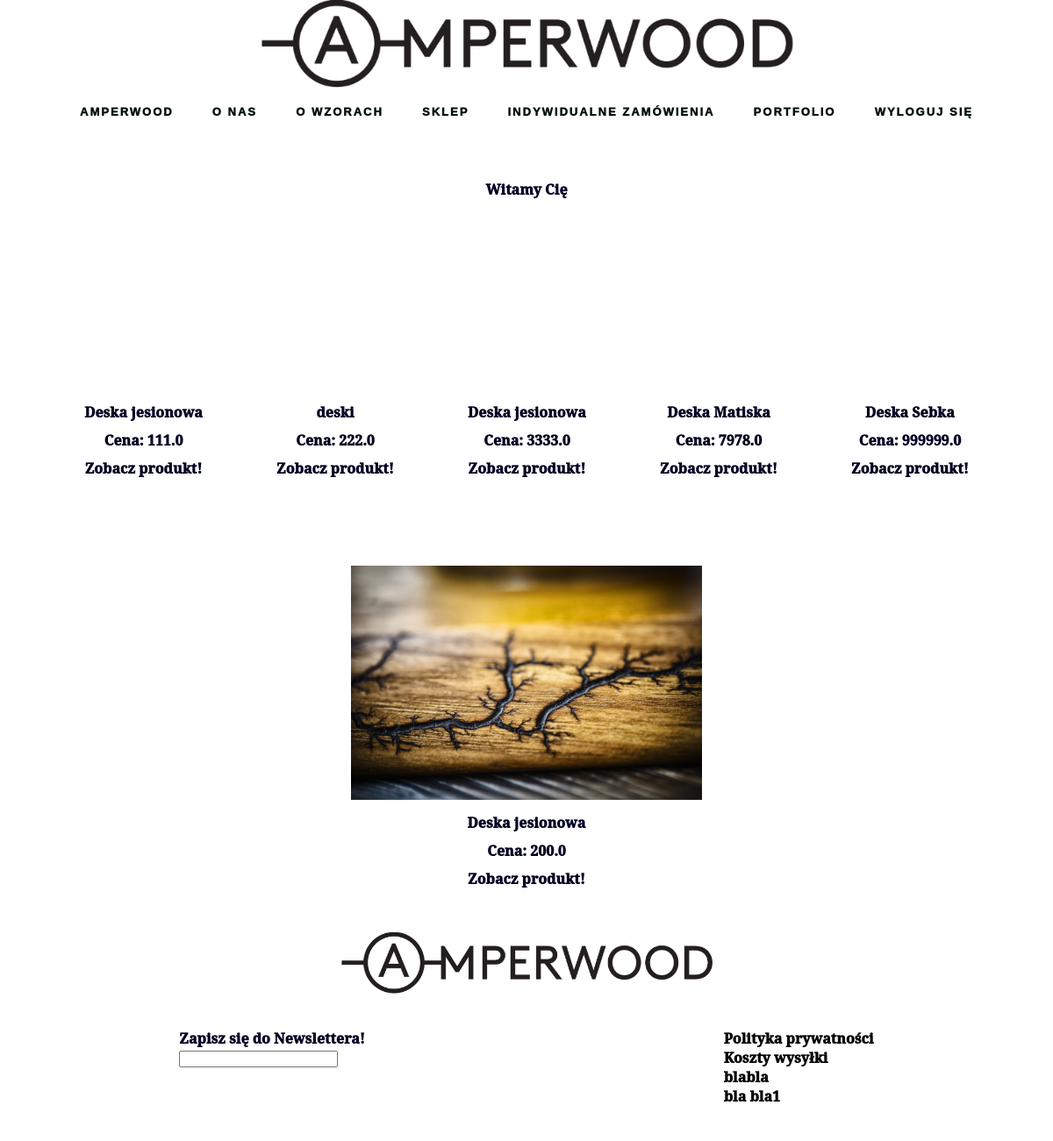
The page /Sklep/ (signed in) on the database its author committed.
### produkty/models.py (models this page shows, shortened)
class Product(models.Model):
    nazwa = models.CharField(max_length=120)
    opis = models.TextField()
    cena = models.FloatField()
    zdjecie = models.ImageField(height_field=None, upload_to='fotki')
    podsumowanie = models.TextField(
        default="Django jest spoko")
    przecena = models.BooleanField(default=False)
    kategoria = models.ForeignKey(
        Kategoria, on_delete=models.CASCADE)
    slug = models.SlugField(unique=True)
    class Meta:
        unique_together = ('nazwa', 'slug')

### produkty/views.py (the view)
# urls.py: path('Sklep/', viewsProdukty.productsInStore, name='Sklep'),
def productsInStore(request):
    obj = Product.objects.all()
    return render(request, 'Sklep.html', {'obj': obj})

### Templates/AW/sklep.html (shortened to what this page needs)
{% load static %}
<!DOCTYPE html>
<html lang="pl">
<head>
    <link rel="stylesheet" type="text/css" href={% static "css/style.css" %}?{% now "U" %}>
</head>
<body>
    <div class="wrapper">
        {% include 'menu.html' %}
        <section class="produktyWSklepie">
            {% for item in obj %}
            <div class="produkt">
                <div class="zdjecie"><img src="{{item.zdjecie.url}}"  alt="" width="500"></div>
                <div class="nazwa">{{item.nazwa}}</div>
                <div class="cena">Cena: {{item.cena}}</div>
                <div class="cart">
                   <a role="button" href="http://127.0.0.1:8000/Sklep/{{item.slug}}/" >
                    Zobacz produkt!</a>
                </div>
            </div>
            {% endfor %}
        </section>
    </div>
    {% include 'footer.html' %}
</body>
</html>

### static/css/style.css (style rules this page uses)
* { margin: 0; padding: 0; box-sizing: border-box; }
html { margin: 0 auto; max-width: 1280px; background-color: #FFF; font-family: "Brown Regular", "serif"; color: #002; font-weight: 1000; }
.produktyWSklepie { display: block; max-width: 1280px; margin: 0 auto; justify-content: space-between; align-content: space-between; vertical-align: middle; text-align: center; }
.produkt { display: inline-block; text-align: center; padding: 40px; }
.zdjecie img { max-width: 80%; }
.produkt div { margin: 10px auto; }
.cart a { text-decoration: none; color: #002; }

### rows shown on the page
Product: nazwa "Deska jesionowa", cena "111.0"
Product: nazwa "deski", cena "222.0"
Product: nazwa "Deska jesionowa", cena "3333.0"
Product: nazwa "Deska Matiska", cena "7978.0"
Product: nazwa "Deska Sebka", cena "999999.0"
Product: zdjecie (picture), nazwa "Deska jesionowa", cena "200.0"
